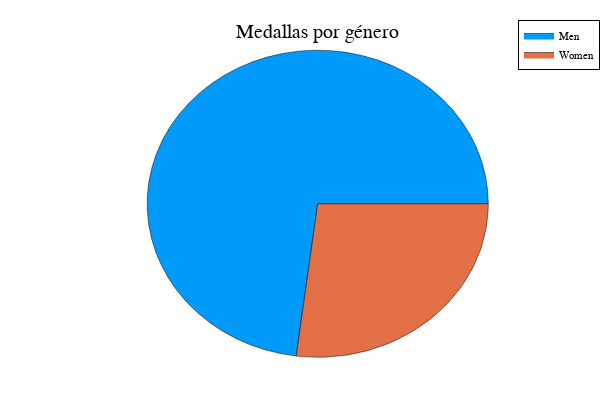

Notebook code cell kept with this figure:
### Markdown cell above
## Atletas

### Code cell
Plots.plotly() 
gndr = countmap(juegos.Gender)
x = collect(keys(gndr))
y = collect(values(gndr))
pie(x, y, title="Medallas por género", l=0.5, shadow=true)

### Figure 1 — Plotly figure (JSON) as saved in the notebook; plotly's stock layout.template omitted (floating-point values rounded to 4 significant figures)
{"data": [{"fill": "tozeroy", "fillcolor": "rgba(0, 154, 250, 1.000)", "hoverinfo": "none", "legendgroup": "Men", "line": {"color": "rgba(0, 0, 0, 0.500)", "dash": "solid", "width": 1}, "mode": "lines", "name": "Men", "showlegend": true, "type": "scatter", "x": [0, 1, 0.9956, 0.9825, 0.9608, 0.9307, 0.8925, 0.8464, 0.793, 0.7325, 0.6657, 0.5931, 0.5152, 0.4329, 0.3467, 0.2576, 0.1661, 0.07326, -0.02027, -0.1136, -0.206, -0.2965, -0.3845, -0.4691, -0.5495, -0.6252, -0.6954, -0.7595, -0.817, -0.8673, -0.91, -0.9448, -0.9713, -0.9893, -0.9986, -0.9992, -0.991, -0.9742, -0.9488, -0.9152, -0.8735, -0.8242, -0.7676, -0.7044, -0.6349, -0.56, -0.4801, -0.396, -0.3084, -0.2182, -0.126, 0], "xaxis": "x1", "y": [0, 0, 0.09346, 0.1861, 0.2771, 0.3657, 0.4511, 0.5325, 0.6093, 0.6807, 0.7462, 0.8051, 0.857, 0.9014, 0.938, 0.9663, 0.9861, 0.9973, 0.9998, 0.9935, 0.9786, 0.955, 0.9231, 0.8832, 0.8355, 0.7804, 0.7186, 0.6505, 0.5766, 0.4978, 0.4145, 0.3277, 0.2379, 0.1461, 0.05303, -0.04053, -0.1337, -0.2258, -0.3158, -0.4031, -0.4869, -0.5664, -0.6409, -0.7098, -0.7726, -0.8285, -0.8772, -0.9183, -0.9512, -0.9759, -0.992, 0], "yaxis": "y1"}, {"fill": "tozeroy", "fillcolor": "rgba(227, 111, 71, 1.000)", "hoverinfo": "none", "legendgroup": "Women", "line": {"color": "rgba(0, 0, 0, 0.500)", "dash": "solid", "width": 1}, "mode": "lines", "name": "Women", "showlegend": true, "type": "scatter", "x": [0, -0.126, -0.09161, -0.05707, -0.02247, 0.01217, 0.04679, 0.08135, 0.1158, 0.1501, 0.1843, 0.2182, 0.2519, 0.2852, 0.3183, 0.3509, 0.3831, 0.4149, 0.4461, 0.4769, 0.507, 0.5366, 0.5655, 0.5937, 0.6212, 0.648, 0.6739, 0.6991, 0.7235, 0.7469, 0.7695, 0.7912, 0.8119, 0.8316, 0.8503, 0.868, 0.8847, 0.9003, 0.9149, 0.9283, 0.9406, 0.9518, 0.9619, 0.9708, 0.9785, 0.985, 0.9904, 0.9946, 0.9976, 0.9994, 1, 0], "xaxis": "x1", "y": [0, -0.992, -0.9958, -0.9984, -0.9997, -0.9999, -0.9989, -0.9967, -0.9933, -0.9887, -0.9829, -0.9759, -0.9678, -0.9585, -0.948, -0.9364, -0.9237, -0.9099, -0.895, -0.879, -0.8619, -0.8439, -0.8248, -0.8047, -0.7837, -0.7617, -0.7388, -0.715, -0.6904, -0.6649, -0.6386, -0.6116, -0.5838, -0.5554, -0.5262, -0.4965, -0.4661, -0.4352, -0.4038, -0.3718, -0.3395, -0.3067, -0.2736, -0.2401, -0.2063, -0.1723, -0.1381, -0.1037, -0.06922, -0.03463, -2.449e-16, 0], "yaxis": "y1"}], "layout": {"annotations": [{"font": {"color": "rgba(0, 0, 0, 1.000)", "family": "sans-serif", "size": 20}, "rotation": 0, "showarrow": false, "text": "Medallas por género", "x": 0.5296, "xanchor": "center", "xref": "paper", "y": 1, "yanchor": "top", "yref": "paper"}], "height": 400, "legend": {"bgcolor": "rgba(255, 255, 255, 1.000)", "bordercolor": "rgba(0, 0, 0, 1.000)", "borderwidth": 1, "font": {"color": "rgba(0, 0, 0, 1.000)", "family": "sans-serif", "size": 11}, "title": {"font": {"color": "rgba(0, 0, 0, 1.000)", "family": "sans-serif", "size": 15}, "text": ""}, "tracegroupgap": 0, "traceorder": "normal", "x": 1, "xanchor": "auto", "y": 1, "yanchor": "auto"}, "margin": {"b": 20, "l": 0, "r": 0, "t": 20}, "paper_bgcolor": "rgba(255, 255, 255, 1.000)", "plot_bgcolor": "rgba(255, 255, 255, 1.000)", "showlegend": true, "width": 600, "xaxis": {"anchor": "y", "domain": [0.06582, 0.9934], "gridcolor": "rgba(0, 0, 0, 0.100)", "gridwidth": 0.5, "linecolor": "rgba(0, 0, 0, 1.000)", "mirror": false, "range": [-1.631, 1.632], "showgrid": true, "showline": false, "showticklabels": true, "tickangle": 0, "tickcolor": "rgb(0, 0, 0)", "tickfont": {"color": "rgba(0, 0, 0, 1.000)", "family": "sans-serif", "size": 11}, "tickmode": "array", "ticks": "inside", "ticktext": ["−1.5", "−1.0", "−0.5", "0.0", "0.5", "1.0", "1.5"], "tickvals": [-1.5, -1, -0.5, 0, 0.5, 1, 1.5], "title": "", "titlefont": {"color": "rgba(0, 0, 0, 1.000)", "family": "sans-serif", "size": 15}, "type": "-", "visible": false, "zeroline": false, "zerolinecolor": "rgba(0, 0, 0, 1.000)"}, "yaxis": {"anchor": "x", "domain": [0.03762, 0.9415], "gridcolor": "rgba(0, 0, 0, 0.100)", "gridwidth": 0.5, "linecolor": "rgba(0, 0, 0, 1.000)", "mirror": false, "range": [-1.06, 1.06], "showgrid": true, "showline": false, "showticklabels": true, "tickangle": 0, "tickcolor": "rgb(0, 0, 0)", "tickfont": {"color": "rgba(0, 0, 0, 1.000)", "family": "sans-serif", "size": 11}, "tickmode": "array", "ticks": "inside", "ticktext": ["−1.0", "−0.5", "0.0", "0.5", "1.0"], "tickvals": [-1, -0.5, 0, 0.5, 1], "title": "", "titlefont": {"color": "rgba(0, 0, 0, 1.000)", "family": "sans-serif", "size": 15}, "type": "-", "visible": false, "zeroline": false, "zerolinecolor": "rgba(0, 0, 0, 1.000)"}}}
